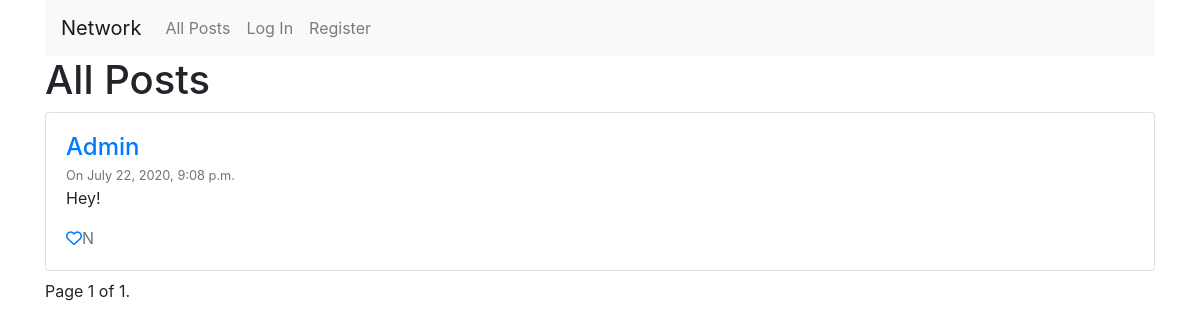
Before: / with the older database file.
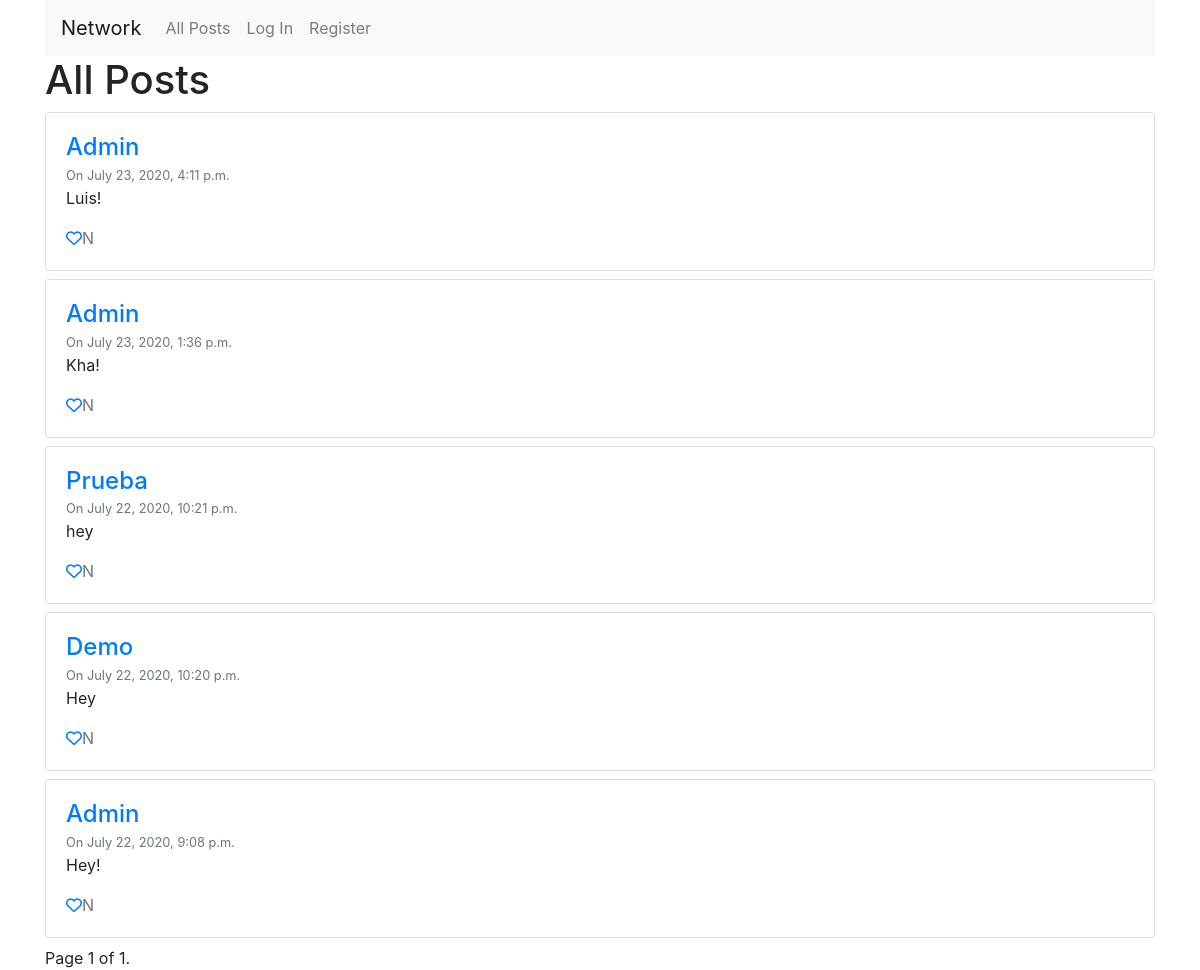
After: the same page with the newer database file.
### network/models.py (models this page shows, shortened)
class Npost(models.Model):
    author = models.ForeignKey(User, on_delete=models.CASCADE, related_name='author')
    post = models.CharField(max_length=280)
    timest = models.DateTimeField(auto_now_add=True)

class User(AbstractUser):
    pass

### network/views.py (the view)
# urls.py: path("", views.index, name="index"),
def index(request):
    if request.method == 'POST':
        post_text = request.POST['post_text']
        author = User.objects.get(username=request.user)
        new_post = Npost(author=author, post=post_text)
        new_post.save()
        return HttpResponseRedirect(reverse('index'))
    else:
        post_list = Npost.objects.all().order_by('-id')
        paginator = Paginator(post_list, 10)
        page_number = request.GET.get('page')
        page_obj = paginator.get_page(page_number)
        return render(request, "network/index.html", {'page_obj': page_obj})

### network/templates/network/index.html (shortened to what this page needs)
{% extends "network/layout.html" %}
{% block body %}
<h1>All Posts</h1>
{% for post in page_obj %}
<div class="card mt-2 mb-2">
  <div class="card-body">
    <h4 class="pb-0 mb-0 text-capitalize"><a href="{% url 'user' post.author %}">{{post.author}}</a></h4>
    <small class="card-subtitle mb-2 text-muted ">On {{post.timest}}</small>
    <p class="card-text">{{post.post}}</p>
    {% if user.is_authenticated %}
    <a href="" class="likebutton" data-postid ='{{post.id}}' data-liker='{{user}}' ><i class="far fa-heart"></i></a><span class="likesCount text-muted">N</span>
    {% else %}
    <a href="{% url 'login' %}" class="likebutton" data-postid ='{{post.id}}'  ><i class="far fa-heart"></i></a><span class="likesCount text-muted">N</span>
    {% endif %}
  </div>
</div>
{% endfor %}
<div class="pagination">
<span class="step-links">
    <span class="current">
        Page {{ page_obj.number }} of {{ page_obj.paginator.num_pages }}.
    </span>
</span>
</div>
{% endblock %}

### network/templates/network/layout.html (shortened to what this page needs)
{% load static %}
<!DOCTYPE html>
<html lang="en">
    <head>
        <link rel="stylesheet" href="https://stackpath.bootstrapcdn.com/bootstrap/4.4.1/css/bootstrap.min.css">
        <link href="{% static 'network/css/styles.css' %}" rel="stylesheet">
    </head>
    <body>
        <div class="container">
          <nav class="navbar navbar-expand-lg navbar-light bg-light">
              <a class="navbar-brand" href="{% url 'index' %}">Network</a>
              <div>
                <ul class="navbar-nav mr-auto">
                  <li class="nav-item">
                    <a class="nav-link" href="{% url 'index' %}">All Posts</a>
                  </li>
                  {% if user.is_authenticated %}
                      <li class="nav-item">
                          <a class="nav-link" href="#">Following</a>
                      </li>
                      <li class="nav-item">
                          <a class="nav-link" href="{% url 'logout' %}">Log Out</a>
                      </li>
                  {% else %}
                      <li class="nav-item">
                          <a class="nav-link" href="{% url 'login' %}">Log In</a>
                      </li>
                      <li class="nav-item">
                          <a class="nav-link" href="{% url 'register' %}">Register</a>
                      </li>
                  {% endif %}
                </ul>
              </div>
            </nav>
          <div class="body">
              {% block body %}
              {% endblock %}
          </div>
        </div>
    </body>
</html>

Changed rows visible on the page:
added Npost: author "Admin", timest "July 23, 2020, 4:11 p.m.", post "Luis!"
added Npost: author "Admin", timest "July 23, 2020, 1:36 p.m.", post "Kha!"
added Npost: author "Prueba", timest "July 22, 2020, 10:21 p.m.", post "hey"
added Npost: author "Demo", timest "July 22, 2020, 10:20 p.m.", post "Hey"
